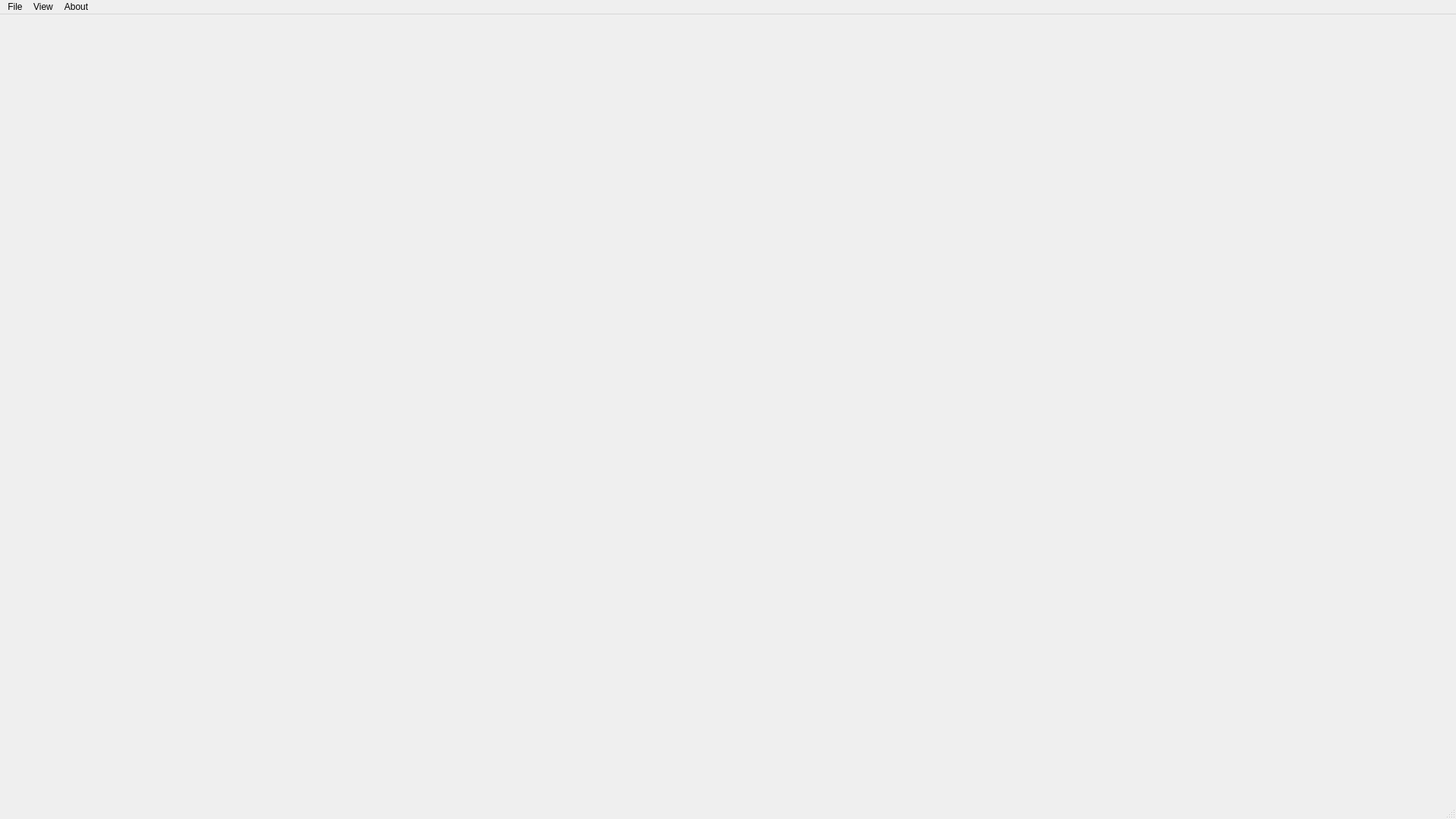
<?xml version="1.0" encoding="UTF-8"?>
<ui version="4.0">
 <class>MainWindow</class>
 <widget class="QMainWindow" name="MainWindow">
  <property name="geometry">
   <rect>
    <x>0</x>
    <y>0</y>
    <width>1920</width>
    <height>1080</height>
   </rect>
  </property>
  <property name="windowTitle">
   <string>MainWindow</string>
  </property>
  <widget class="QWidget" name="centralwidget"/>
  <widget class="QMenuBar" name="menubar">
   <property name="geometry">
    <rect>
     <x>0</x>
     <y>0</y>
     <width>1920</width>
     <height>26</height>
    </rect>
   </property>
   <widget class="QMenu" name="menuFile">
    <property name="title">
     <string>File</string>
    </property>
    <addaction name="actionPreferences"/>
    <addaction name="separator"/>
    <addaction name="separator"/>
    <addaction name="actionQuit_2"/>
   </widget>
   <widget class="QMenu" name="menuView">
    <property name="title">
     <string>View</string>
    </property>
   </widget>
   <widget class="QMenu" name="menuAbout">
    <property name="title">
     <string>About</string>
    </property>
   </widget>
   <addaction name="menuFile"/>
   <addaction name="menuView"/>
   <addaction name="menuAbout"/>
  </widget>
  <widget class="QStatusBar" name="statusbar"/>
  <action name="actionPreferences">
   <property name="text">
    <string>Preferences</string>
   </property>
  </action>
  <action name="actionQuit">
   <property name="text">
    <string>Quit</string>
   </property>
  </action>
  <action name="actionQuit_2">
   <property name="text">
    <string>Quit</string>
   </property>
  </action>
 </widget>
 <resources/>
 <connections/>
</ui>
